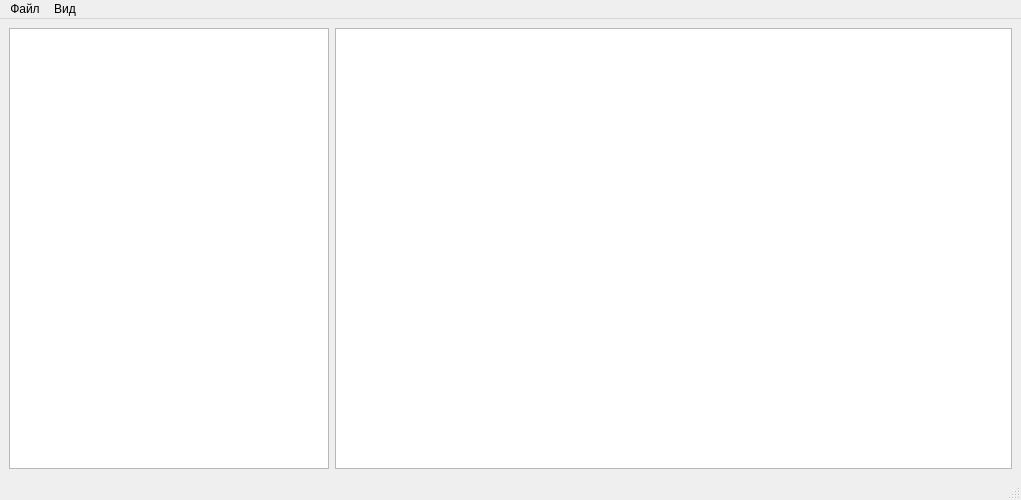
<?xml version="1.0" encoding="UTF-8"?>
<ui version="4.0">
 <class>fm</class>
 <widget class="QMainWindow" name="fm">
  <property name="geometry">
   <rect>
    <x>0</x>
    <y>0</y>
    <width>1021</width>
    <height>500</height>
   </rect>
  </property>
  <property name="windowTitle">
   <string>GUIRac</string>
  </property>
  <widget class="QWidget" name="centralwidget">
   <layout class="QGridLayout" name="gridLayout">
    <item row="0" column="0">
     <widget class="QTreeWidget" name="tree">
      <property name="minimumSize">
       <size>
        <width>320</width>
        <height>0</height>
       </size>
      </property>
      <property name="maximumSize">
       <size>
        <width>320</width>
        <height>16777215</height>
       </size>
      </property>
      <property name="contextMenuPolicy">
       <enum>Qt::CustomContextMenu</enum>
      </property>
      <property name="rootIsDecorated">
       <bool>true</bool>
      </property>
      <attribute name="headerVisible">
       <bool>false</bool>
      </attribute>
      <column>
       <property name="text">
        <string notr="true">1</string>
       </property>
      </column>
     </widget>
    </item>
    <item row="0" column="1">
     <widget class="QTableWidget" name="tRight">
      <property name="contextMenuPolicy">
       <enum>Qt::CustomContextMenu</enum>
      </property>
      <property name="sizeAdjustPolicy">
       <enum>QAbstractScrollArea::AdjustToContents</enum>
      </property>
      <property name="selectionMode">
       <enum>QAbstractItemView::ExtendedSelection</enum>
      </property>
      <property name="selectionBehavior">
       <enum>QAbstractItemView::SelectRows</enum>
      </property>
      <property name="sortingEnabled">
       <bool>true</bool>
      </property>
      <attribute name="verticalHeaderVisible">
       <bool>false</bool>
      </attribute>
     </widget>
    </item>
   </layout>
  </widget>
  <widget class="QMenuBar" name="menubar">
   <property name="geometry">
    <rect>
     <x>0</x>
     <y>0</y>
     <width>1021</width>
     <height>31</height>
    </rect>
   </property>
   <widget class="QMenu" name="menuFile">
    <property name="title">
     <string>Файл</string>
    </property>
    <addaction name="actionLogins"/>
    <addaction name="actionQuit"/>
   </widget>
   <widget class="QMenu" name="menu">
    <property name="title">
     <string>Вид</string>
    </property>
    <addaction name="actionTreeUpdate"/>
   </widget>
   <addaction name="menuFile"/>
   <addaction name="menu"/>
  </widget>
  <widget class="QStatusBar" name="statusbar"/>
  <action name="actionQuit">
   <property name="text">
    <string>Выход</string>
   </property>
  </action>
  <action name="actionTreeUpdate">
   <property name="text">
    <string>Обновить</string>
   </property>
  </action>
  <action name="actionLogins">
   <property name="text">
    <string>Логины по умолчанию...</string>
   </property>
   <property name="toolTip">
    <string>Логины по умолчанию</string>
   </property>
   <property name="whatsThis">
    <string/>
   </property>
  </action>
 </widget>
 <resources/>
 <connections>
  <connection>
   <sender>actionQuit</sender>
   <signal>triggered()</signal>
   <receiver>fm</receiver>
   <slot>close()</slot>
   <hints>
    <hint type="sourcelabel">
     <x>-1</x>
     <y>-1</y>
    </hint>
    <hint type="destinationlabel">
     <x>146</x>
     <y>66</y>
    </hint>
   </hints>
  </connection>
  <connection>
   <sender>actionTreeUpdate</sender>
   <signal>triggered()</signal>
   <receiver>fm</receiver>
   <slot>TreeUpdate()</slot>
   <hints>
    <hint type="sourcelabel">
     <x>-1</x>
     <y>-1</y>
    </hint>
    <hint type="destinationlabel">
     <x>468</x>
     <y>322</y>
    </hint>
   </hints>
  </connection>
  <connection>
   <sender>actionLogins</sender>
   <signal>triggered()</signal>
   <receiver>fm</receiver>
   <slot>defaultLogins()</slot>
   <hints>
    <hint type="sourcelabel">
     <x>-1</x>
     <y>-1</y>
    </hint>
    <hint type="destinationlabel">
     <x>468</x>
     <y>322</y>
    </hint>
   </hints>
  </connection>
 </connections>
 <slots>
  <slot>TreeUpdate()</slot>
  <slot>defaultLogins()</slot>
 </slots>
</ui>
